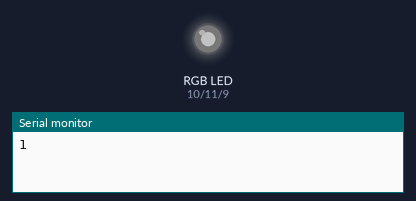
Simulated run of this sketch. Board: Arduino Uno, built with avr-gcc and run on an emulated ATmega328P. On the bench: an RGB LED mixed from three pins (HIGH = lit), the last lines printed to the serial monitor. Dim RGB values are drawn brighter than linear.

Above: at 0.05 s.
At 3.85 s:
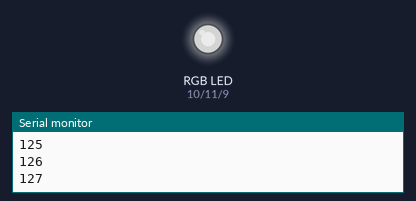
At 5.75 s:
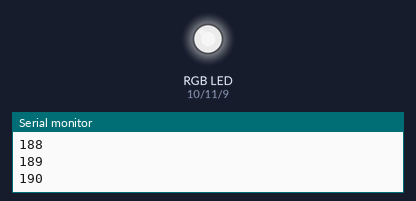
At 7.75 s:
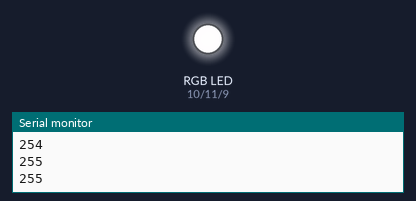
At 11.55 s:
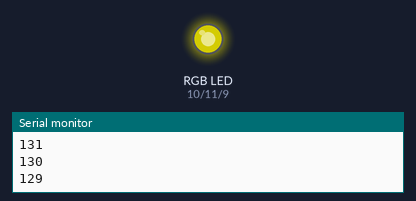
At 15.45 s:
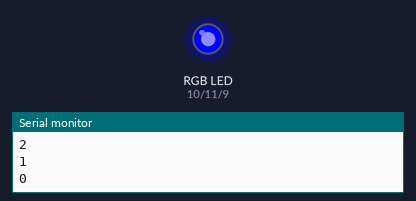
Timing chart, 0 to 20.1 s (numbered marks = the images above):
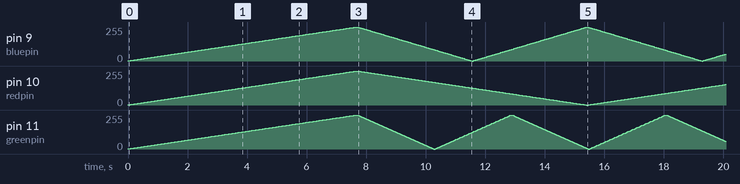

The sketch:

3-color-led.ino
```cpp
int redpin = 10; //select the pin for the red LED
int bluepin =9; // select the pin for the  blue LED
int greenpin = 11;// select the pin for the green LED

int val;

void setup() {
  pinMode(redpin, OUTPUT);
  pinMode(bluepin, OUTPUT);
  pinMode(greenpin, OUTPUT);
  Serial.begin(9600);
}

int red = 0;
int redi = 1;
int green = 0;
int greeni = 1;
int blue = 0;
int bluei = 1;


void loop() {
  red += redi;
  blue += bluei;
  green += greeni;

  if (red > 255) {
    red = 255;
    redi = -1;
  }

  if (red < 0) {
    red = 0;
    redi = 1;
  }

  if (blue > 255) {
    blue = 255;
    bluei = -2;
  }

  if (blue < 0) {
    blue = 0;
    bluei = 2;
  }

  if (green > 255) {
    green = 255;
    greeni = -3;
  }

  if (green < 0) {
    green = 0;
    greeni = 3;
  }

  analogWrite(redpin, red);  //set PWM value for red
  analogWrite(bluepin, blue); //set PWM value for blue
  analogWrite(greenpin, green); //set PWM value for green

  delay(30);
  Serial.println(red); //print current value
}

void loop2()
{
  for(val = 255; val > 0; val--)
  {
    analogWrite(redpin, val);  //set PWM value for red
    analogWrite(bluepin, 255 - val); //set PWM value for blue
    analogWrite(greenpin, 128 - val); //set PWM value for green
    Serial.println(val); //print current value
    delay(100);
  }
  for(val = 0; val < 255; val++)
  {
    analogWrite(redpin, val);
    analogWrite(bluepin, 255 - val);
    analogWrite(greenpin, 128 - val);
    Serial.println(val);
    delay(100);
  }
}
```
